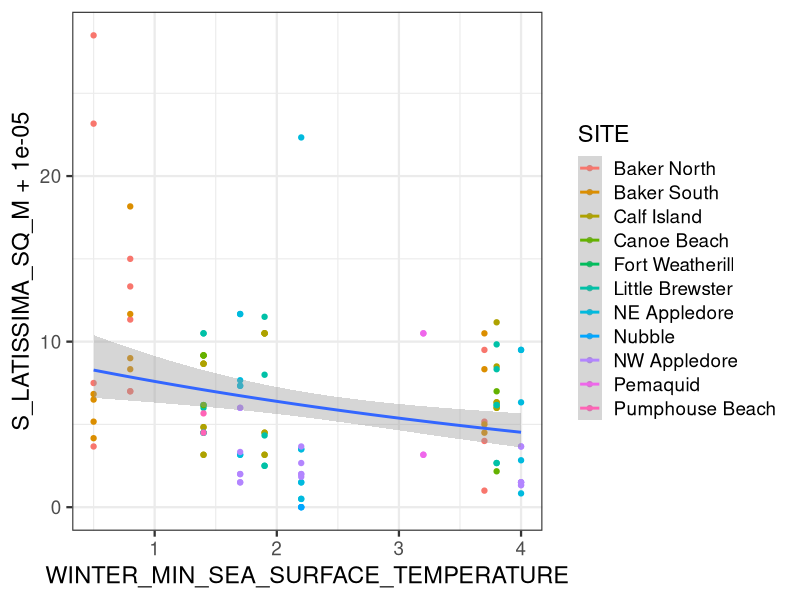
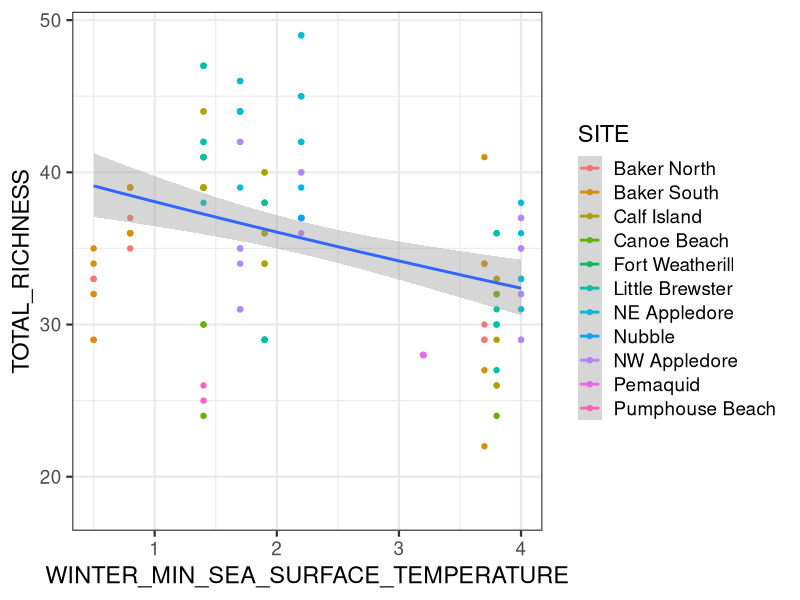
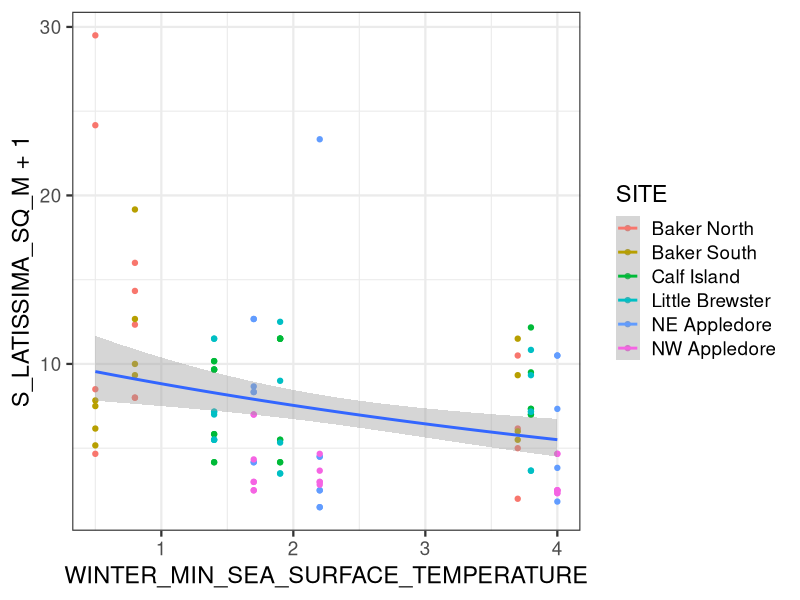
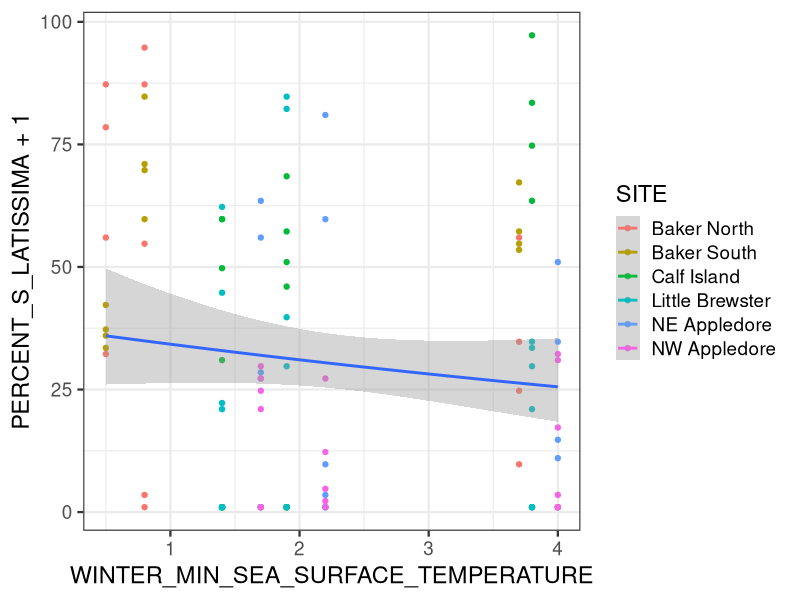
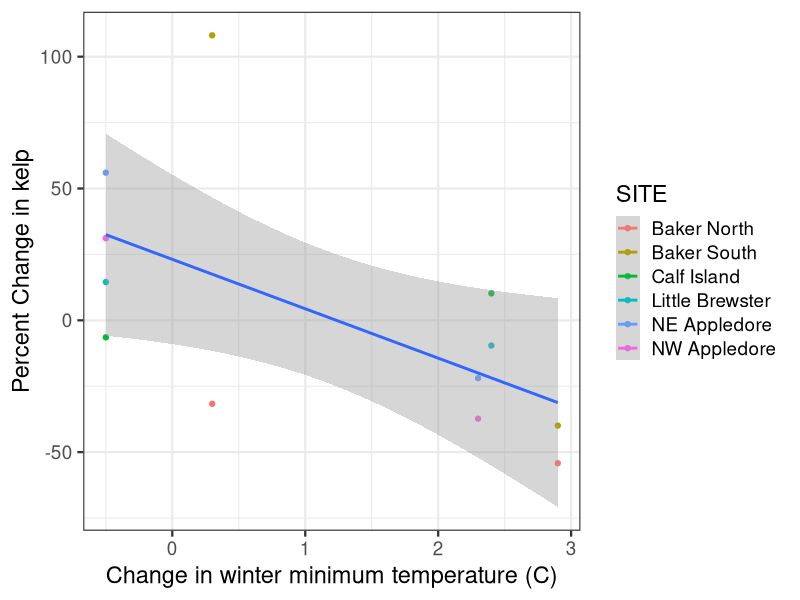
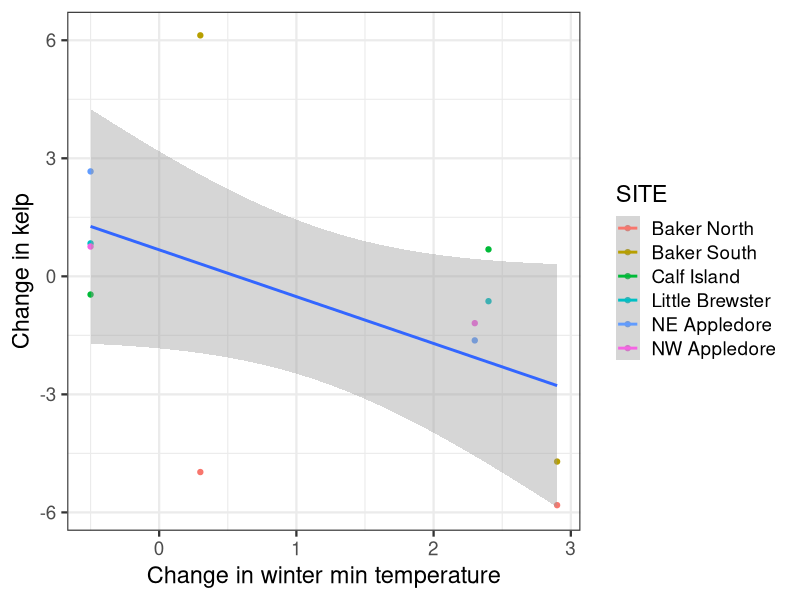
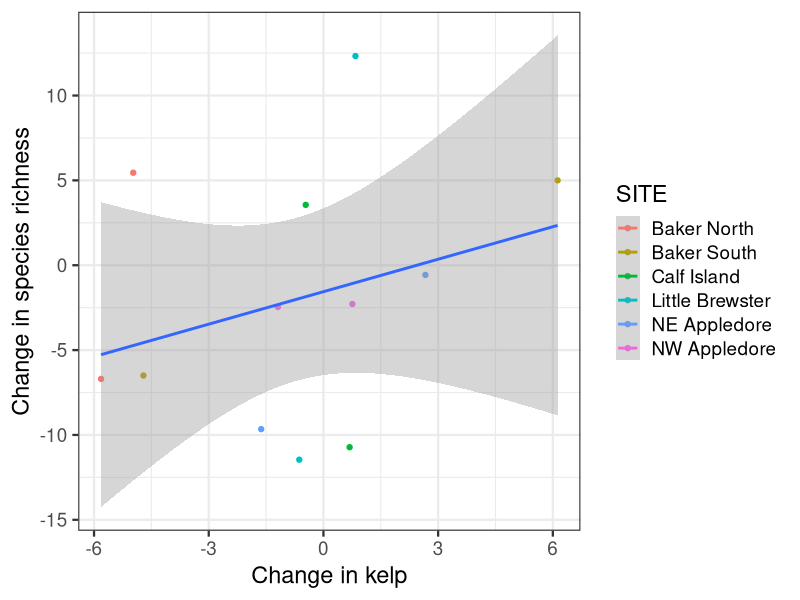
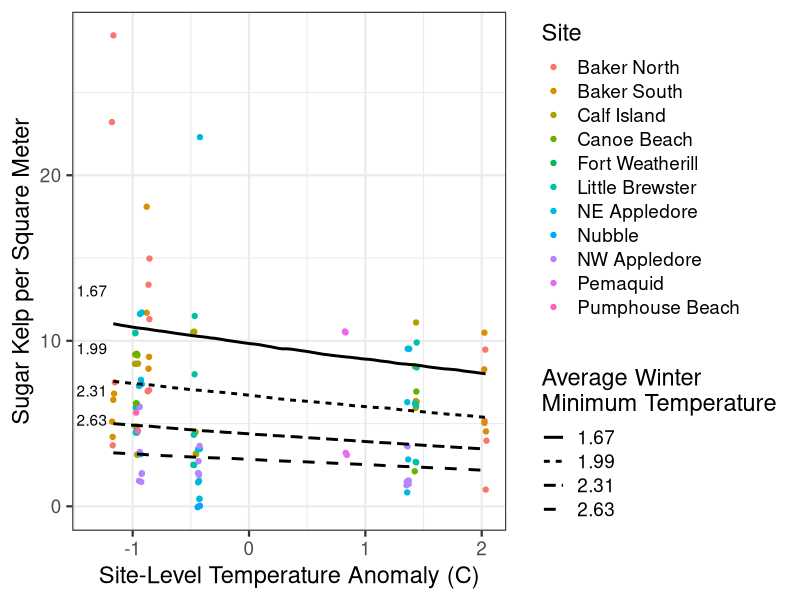

Write R code to recreate these figures, in order.
#------------------------------------
#' Analysis of temperature effect on Saccharina
#' in KEEN ONE data
#------------------------------------
library(lme4)
library(lmerTest)
library(tidyverse)
library(readr)
library(ggplot2)
theme_set(theme_bw(base_size=17))
library(merTools)
library(modelr)

keen_one <- read_csv("../derived_data/keen_temp_community_merged.csv") %>%
  filter(SITE != "SW Appledore")

byrnes <- keen_one %>%
  filter(PI == "Byrnes")

#for funsies

qplot(WINTER_MIN_SEA_SURFACE_TEMPERATURE, S_LATISSIMA_SQ_M+1e-5, data = keen_one, color=SITE) +
  stat_smooth(method="glm",  mapping = aes(group=1),
              method.args = list(family=Gamma(link="log")) )


qplot(WINTER_MIN_SEA_SURFACE_TEMPERATURE, TOTAL_RICHNESS, data = keen_one, color=SITE) +
  stat_smooth(method="glm",  mapping = aes(group=1),
              method.args = list(family=poisson(link="log")) )



## Group means centered model with Byrnes data only

#Data transformation
byrnes <- byrnes %>%
  group_by(SITE) %>%
  mutate(group_temp = mean(WINTER_MIN_SEA_SURFACE_TEMPERATURE, na.rm=TRUE),
         temp_group_cent = WINTER_MIN_SEA_SURFACE_TEMPERATURE - group_temp)  %>%
  ungroup()

#The models
byrnes_meancent_mod <- lmer(log(S_LATISSIMA_SQ_M+1) ~ group_temp + temp_group_cent + 
                              PERCENT_ROCK + (1|SITE),
                            data = byrnes)

byrnes_meancent_mod_cover <- lmer(log(PERCENT_S_LATISSIMA+1) ~ group_temp + temp_group_cent + 
                              PERCENT_ROCK + (1|SITE),
                            data = byrnes)


byrnes_sl_mod_decompose <-  lmer(log(S_LATISSIMA_SQ_M+1) ~ group_temp + year_temp + resid_temp + 
                                 PERCENT_ROCK + (1|SITE) + (1|YEAR),
                               data = byrnes)

#quickie viz
qplot(WINTER_MIN_SEA_SURFACE_TEMPERATURE, S_LATISSIMA_SQ_M+1, data = byrnes, color=SITE) +
  stat_smooth(method="glm",  mapping = aes(group=1),
              method.args = list(family=Gamma(link="log")) )

qplot(WINTER_MIN_SEA_SURFACE_TEMPERATURE, PERCENT_S_LATISSIMA+1, data = byrnes, color=SITE) +
  stat_smooth(method="glm",  mapping = aes(group=1),
              method.args = list(family=Gamma(link="log")) )


## Differencing model with Byrnes data only
byrnes_difference <- byrnes %>%
  #first, summarize by site*year, as transects are not permanent
  #so we lose individual level variation
  group_by(SITE, YEAR) %>%
  summarize(SITE_S_LATISSIMA_SQ_M = mean(S_LATISSIMA_SQ_M, na.rm=T),
            SITE_PERCENT_S_LATISSIMA = mean(PERCENT_S_LATISSIMA, na.rm=T),
            WINTER_MIN_SEA_SURFACE_TEMPERATURE = mean(WINTER_MIN_SEA_SURFACE_TEMPERATURE, na.rm=T),
            SITE_PERCENT_ROCK = mean(PERCENT_ROCK, na.rm=T),
            SITE_RICHNESS = mean(TOTAL_RICHNESS, na.rm=T)
  ) %>% 
  arrange(SITE, YEAR) %>%
  #then, difference by year
  group_by(SITE) %>%
  mutate(SL_DIFF = SITE_S_LATISSIMA_SQ_M - lag(SITE_S_LATISSIMA_SQ_M),
         SL_PERC_DIFF = 100*SL_DIFF/lag(SITE_S_LATISSIMA_SQ_M),
         SL_COVER_DIFF = SITE_PERCENT_S_LATISSIMA - lag(SITE_PERCENT_S_LATISSIMA),
         TEMP_DIFF = WINTER_MIN_SEA_SURFACE_TEMPERATURE - lag(WINTER_MIN_SEA_SURFACE_TEMPERATURE),
         RICH_DIFF = SITE_RICHNESS - lag(SITE_RICHNESS),
         RICH_PERC_DIFF = RICH_DIFF/lag(SITE_RICHNESS)) %>%
  ungroup()

#model
diff_mod <- lmer(SL_DIFF ~ TEMP_DIFF + SITE_PERCENT_ROCK +(1|SITE), data = byrnes_difference)

diff_perc_mod <- lmer(SL_PERC_DIFF ~ TEMP_DIFF + SITE_PERCENT_ROCK +(1|SITE), data = byrnes_difference)



rich_diff_mod <- lmer(RICH_DIFF ~ TEMP_DIFF+SL_DIFF+ SITE_PERCENT_ROCK  +(1|SITE), data = byrnes_difference)

summary(diff_mod)
summary(rich_diff_mod)


qplot(TEMP_DIFF, SL_PERC_DIFF, color=SITE, data = byrnes_difference) +
  stat_smooth(method = "lm", mapping=aes(group = 1)) +
  xlab("Change in winter minimum temperature (C)") + ylab("Percent Change in kelp")


qplot(TEMP_DIFF, SL_DIFF, color=SITE, data = byrnes_difference) +
  stat_smooth(method = "lm", mapping=aes(group = 1)) +
  xlab("Change in winter min temperature") + ylab("Change in kelp")

qplot(SL_DIFF, RICH_DIFF, color=SITE, data = byrnes_difference) +
  stat_smooth(method = "lm", mapping=aes(group = 1)) +
  xlab("Change in kelp") + ylab("Change in species richness")


## Raw measurement model with all sites
keen_sl_mod_raw <- lmer(log(S_LATISSIMA_SQ_M+1) ~ WINTER_MIN_SEA_SURFACE_TEMPERATURE +  PERCENT_ROCK + (1|SITE),
                            data = keen_one)

keen_sl_mod <-  lmer(log(S_LATISSIMA_SQ_M+1) ~ group_temp + temp_group_cent + 
                       PERCENT_ROCK + (1|SITE),
                     data = keen_one)

keen_sl_cover_mod <-  lmer(log(PERCENT_S_LATISSIMA+1) ~ group_temp + temp_group_cent + 
                       PERCENT_ROCK + (1|SITE),
                     data = keen_one)

keen_sl_mod_decompose <-  lmer(log(S_LATISSIMA_SQ_M+1) ~ group_temp + year_temp + resid_temp + 
                                 PERCENT_ROCK + (1|SITE) + (1|YEAR),
                               data = keen_one)

summary(keen_sl_mod)
summary(keen_sl_mod_decompose)


## visualize raw measurement model
predict_data_group <- modelr::data_grid(keen_one,
                                  group_temp = round(seq_range(group_temp, 4),2),
                                  temp_group_cent = seq_range(temp_group_cent, 100),
                                  PERCENT_ROCK = mean(PERCENT_ROCK),
                                  SITE = "NE Appledore")

keen_sl_predict <- predictInterval(keen_sl_mod, predict_data_group,
                                   which = "fixed",
                                   include.resid.var=FALSE) %>% cbind(predict_data_group) %>%
  mutate(WINTER_MIN_SEA_SURFACE_TEMPERATURE = group_temp + temp_group_cent)


p2 <- keen_one %>% mutate(SITE = SITE[1],
                          PERCENT_ROCK = mean(PERCENT_ROCK))
keen_sl_fix_fit <- predictInterval(keen_sl_mod, 
                                   p2,
                                   which = "fixed",
                                   include.resid.var=FALSE)


keen_sl_fix_fit <- cbind(keen_one, keen_sl_fix_fit)

ggplot(keen_one, 
       aes(x = temp_group_cent, y=S_LATISSIMA_SQ_M)) +
  geom_jitter(mapping = aes(color = SITE)) +
  geom_line(data = keen_sl_predict,
            mapping = aes(y = exp(fit)-1, lty = factor(group_temp)), lwd=1) +
  geom_text(data = keen_sl_predict %>% 
              group_by(group_temp) %>% 
              slice(1L) %>% mutate(fit = exp(fit)+1,
                                   temp_group_cent = -1.35),
            aes(y=fit, label=group_temp)) +
  ylab("Sugar Kelp per Square Meter") +
  xlab("Site-Level Temperature Anomaly (C)") +
  scale_linetype(guide = guide_legend("Average Winter\nMinimum Temperature"))+
  scale_color_discrete(guide = guide_legend("Site"))



ggplot(keen_one, 
       aes(x = WINTER_MIN_SEA_SURFACE_TEMPERATURE, y=S_LATISSIMA_SQ_M)) +
  geom_jitter(mapping = aes(color = SITE)) +
  scale_color_discrete(guide = guide_legend("Site"))+
  ylab("Sugar Kelp per Square Meter") +
  xlab("Winter Minimum Sea Surface Temperature (C)") +
  stat_smooth(method="glm", formula = y+1e-9 ~ x,
              method.args=list(family=Gamma(link="log")),
              color="black")
